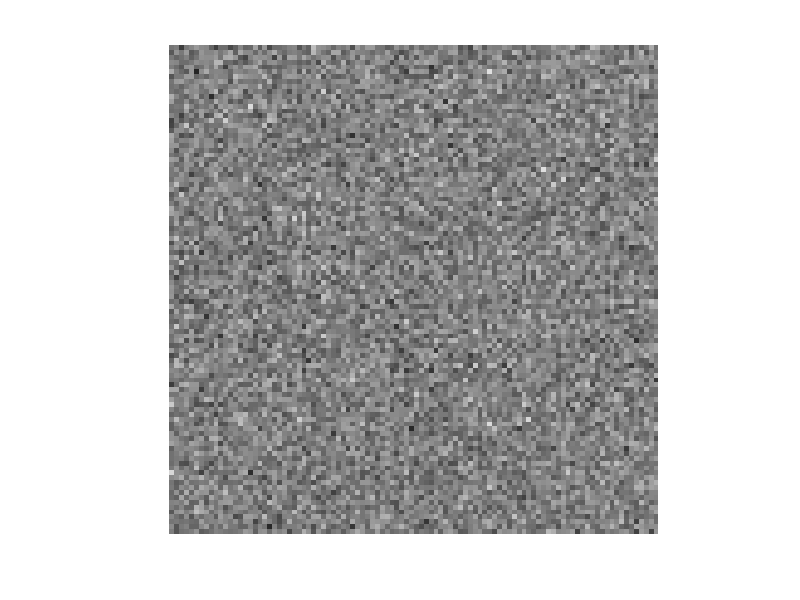
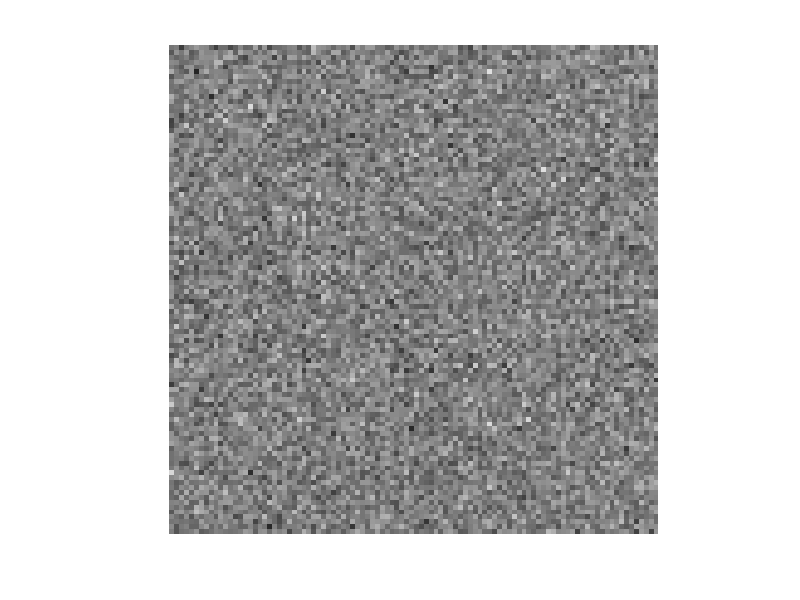
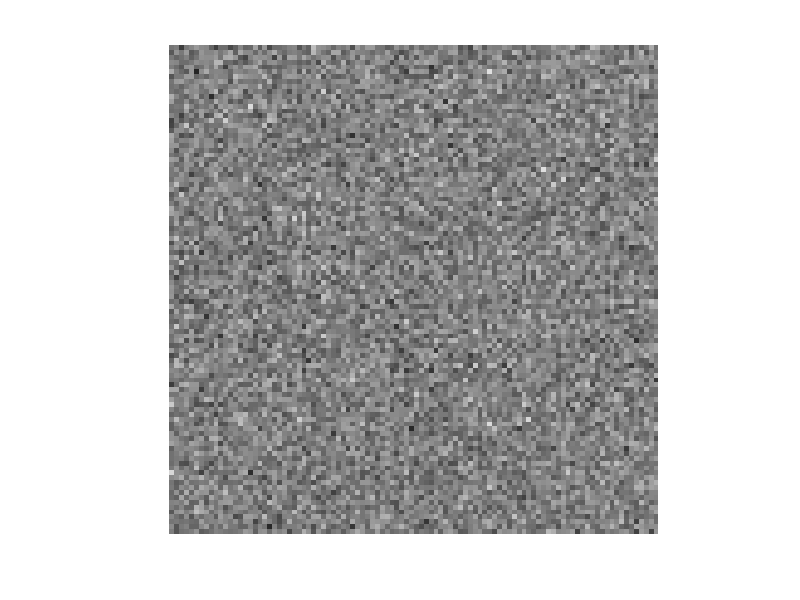
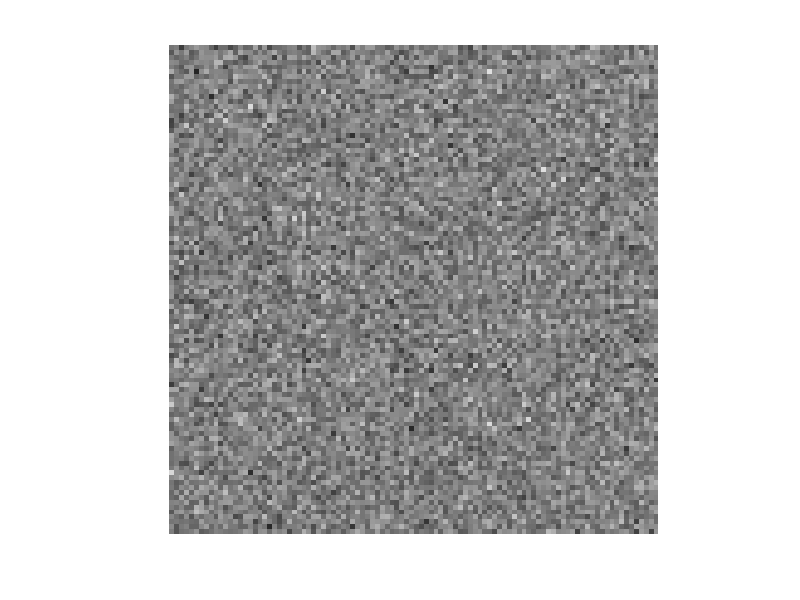

MATLAB code to generate these figures, in order:
clc; %clear the command window
close all; %close all figures
clear %erase all existing variables

%read data from file output.txt
%will make a array full of float values
fileID = fopen('output.txt','r');
formatSpec = '%f';
data = fscanf(fileID,formatSpec);
fclose(fileID);

%get sixe of file
s = size(data,1);

%extract important constants from file (appended to end)
N = data(s - 4);
T = data(s - 3);
skipPrint = data(s - 2);
dt = data(s - 1);
dx = data(s);


timesteps = T/skipPrint;

m = zeros(N,N);
index = 1;

d = cell(N, 1);
for (k = 1:timesteps)
    for (i = 1:N)
        for (j = 1:N)
            m(i,j) = data(index);
            index = index + 1;
        end
    end
    
    d{k} = m;
end

for(k = 1:timesteps)
    figure 
    imshow(d{k,1},'InitialMagnification', 200, 'DisplayRange',[-0.005 0.005]);
end

%for(k = 1:T)
   % figure
   % fname = sprintf('myfile%d.jpg', k);
   % s = imshow(d{k,1},'InitialMagnification', 100, 'DisplayRange',[-0.005 0.005]);
   % t = sprintf('dx=%0.2d, dt=%d, N=%d, T=%d', dx, 5, N, T);
   % title(t)
   % saveas(s,fname);
    
  
    


%end

%figure
%imshow(d{1,1},'InitialMagnification', 100, 'DisplayRange',[-0.005 0.005]);